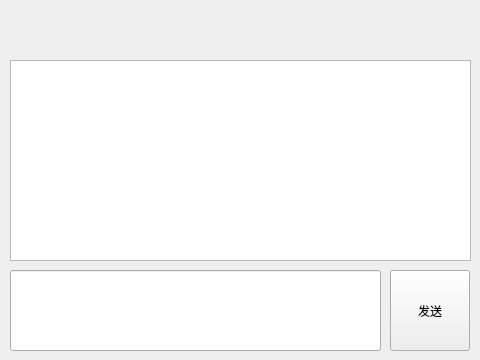
<?xml version="1.0" encoding="UTF-8"?>
<ui version="4.0">
 <class>ChatWindow</class>
 <widget class="QWidget" name="ChatWindow">
  <property name="geometry">
   <rect>
    <x>0</x>
    <y>0</y>
    <width>480</width>
    <height>360</height>
   </rect>
  </property>
  <property name="windowTitle">
   <string>Form</string>
  </property>
  <widget class="QLabel" name="userName">
   <property name="geometry">
    <rect>
     <x>10</x>
     <y>10</y>
     <width>101</width>
     <height>31</height>
    </rect>
   </property>
   <property name="text">
    <string/>
   </property>
   <property name="alignment">
    <set>Qt::AlignCenter</set>
   </property>
  </widget>
  <widget class="QListWidget" name="messageList">
   <property name="geometry">
    <rect>
     <x>10</x>
     <y>60</y>
     <width>461</width>
     <height>201</height>
    </rect>
   </property>
  </widget>
  <widget class="QPushButton" name="sendButton">
   <property name="geometry">
    <rect>
     <x>390</x>
     <y>270</y>
     <width>80</width>
     <height>81</height>
    </rect>
   </property>
   <property name="text">
    <string>发送</string>
   </property>
  </widget>
  <widget class="QLineEdit" name="messageInput">
   <property name="geometry">
    <rect>
     <x>10</x>
     <y>270</y>
     <width>371</width>
     <height>81</height>
    </rect>
   </property>
  </widget>
 </widget>
 <resources/>
 <connections/>
</ui>
